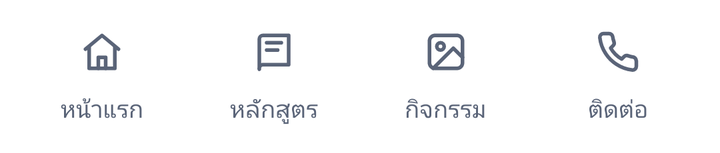
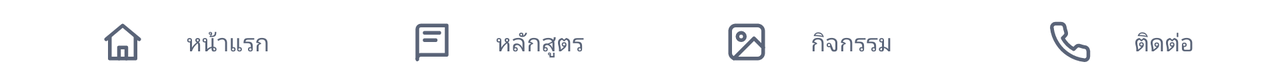

The same Android screen from two of the app's own layout files: first res/layout/ as a phone draws it, then the repository's variant for another configuration, drawn on a device whose configuration selects that folder. Both files follow.
<!-- AndroidManifest.xml: application theme Theme.FitmApp -->
<!-- res/layout/view_bottom_nav.xml -->
<?xml version="1.0" encoding="utf-8"?>
<LinearLayout xmlns:android="http://schemas.android.com/apk/res/android"
    xmlns:app="http://schemas.android.com/apk/res-auto"
    android:id="@+id/bottomMenu"
    android:layout_width="match_parent"
    android:layout_height="wrap_content"
    android:background="@color/surface"
    android:elevation="8dp"
    android:orientation="horizontal"
    android:paddingHorizontal="@dimen/space_sm"
    android:paddingTop="10dp"
    android:paddingBottom="14dp">

    <LinearLayout
        android:id="@+id/nav_home"
        android:layout_width="0dp"
        android:layout_height="wrap_content"
        android:layout_weight="1"
        android:background="?attr/selectableItemBackgroundBorderless"
        android:gravity="center"
        android:orientation="vertical">

        <FrameLayout
            android:id="@+id/nav_home_pill"
            android:layout_width="60dp"
            android:layout_height="32dp"
            android:background="@drawable/bg_round_full"
            android:backgroundTint="@android:color/transparent">

            <ImageView
                android:id="@+id/nav_home_icon"
                android:layout_width="22dp"
                android:layout_height="22dp"
                android:layout_gravity="center"
                android:importantForAccessibility="no"
                android:src="@drawable/ic_ui_home"
                app:tint="@color/muted" />
        </FrameLayout>

        <TextView
            android:id="@+id/nav_home_label"
            style="@style/Text.Caption"
            android:layout_width="wrap_content"
            android:layout_height="wrap_content"
            android:layout_marginTop="@dimen/space_xs"
            android:text="หน้าแรก" />
    </LinearLayout>

    <LinearLayout
        android:id="@+id/nav_course"
        android:layout_width="0dp"
        android:layout_height="wrap_content"
        android:layout_weight="1"
        android:background="?attr/selectableItemBackgroundBorderless"
        android:gravity="center"
        android:orientation="vertical">

        <FrameLayout
            android:id="@+id/nav_course_pill"
            android:layout_width="60dp"
            android:layout_height="32dp"
            android:background="@drawable/bg_round_full"
            android:backgroundTint="@android:color/transparent">

            <ImageView
                android:id="@+id/nav_course_icon"
                android:layout_width="22dp"
                android:layout_height="22dp"
                android:layout_gravity="center"
                android:importantForAccessibility="no"
                android:src="@drawable/ic_ui_book"
                app:tint="@color/muted" />
        </FrameLayout>

        <TextView
            android:id="@+id/nav_course_label"
            style="@style/Text.Caption"
            android:layout_width="wrap_content"
            android:layout_height="wrap_content"
            android:layout_marginTop="@dimen/space_xs"
            android:text="หลักสูตร" />
    </LinearLayout>

    <LinearLayout
        android:id="@+id/nav_activity"
        android:layout_width="0dp"
        android:layout_height="wrap_content"
        android:layout_weight="1"
        android:background="?attr/selectableItemBackgroundBorderless"
        android:gravity="center"
        android:orientation="vertical">

        <FrameLayout
            android:id="@+id/nav_activity_pill"
            android:layout_width="60dp"
            android:layout_height="32dp"
            android:background="@drawable/bg_round_full"
            android:backgroundTint="@android:color/transparent">

            <ImageView
                android:id="@+id/nav_activity_icon"
                android:layout_width="22dp"
                android:layout_height="22dp"
                android:layout_gravity="center"
                android:importantForAccessibility="no"
                android:src="@drawable/ic_image"
                app:tint="@color/muted" />
        </FrameLayout>

        <TextView
            android:id="@+id/nav_activity_label"
            style="@style/Text.Caption"
            android:layout_width="wrap_content"
            android:layout_height="wrap_content"
            android:layout_marginTop="@dimen/space_xs"
            android:text="กิจกรรม" />
    </LinearLayout>

    <LinearLayout
        android:id="@+id/nav_contact"
        android:layout_width="0dp"
        android:layout_height="wrap_content"
        android:layout_weight="1"
        android:background="?attr/selectableItemBackgroundBorderless"
        android:gravity="center"
        android:orientation="vertical">

        <FrameLayout
            android:id="@+id/nav_contact_pill"
            android:layout_width="60dp"
            android:layout_height="32dp"
            android:background="@drawable/bg_round_full"
            android:backgroundTint="@android:color/transparent">

            <ImageView
                android:id="@+id/nav_contact_icon"
                android:layout_width="22dp"
                android:layout_height="22dp"
                android:layout_gravity="center"
                android:importantForAccessibility="no"
                android:src="@drawable/ic_ui_phone"
                app:tint="@color/muted" />
        </FrameLayout>

        <TextView
            android:id="@+id/nav_contact_label"
            style="@style/Text.Caption"
            android:layout_width="wrap_content"
            android:layout_height="wrap_content"
            android:layout_marginTop="@dimen/space_xs"
            android:text="ติดต่อ" />
    </LinearLayout>
</LinearLayout>
<!-- resources referenced by this layout -->
<resources>
  <color name="muted">#5A6478</color>
  <color name="surface">#FFFFFF</color>
  <dimen name="space_sm">8dp</dimen>
  <dimen name="space_xs">4dp</dimen>
  <!-- drawable bg_round_full (drawable) -->
  <?xml version="1.0" encoding="utf-8"?>
  <shape xmlns:android="http://schemas.android.com/apk/res/android">
      <solid android:color="@color/white" />
      <corners android:radius="999dp" />
  </shape>
  <!-- drawable ic_ui_book (drawable) -->
  <?xml version="1.0" encoding="utf-8"?>
  <vector xmlns:android="http://schemas.android.com/apk/res/android"
      android:width="24dp"
      android:height="24dp"
      android:viewportWidth="24"
      android:viewportHeight="24">
      <path
          android:pathData="M4 19.5V5a2 2 0 0 1 2-2h14v16H6a2 2 0 0 0-2 2.5Z"
          android:strokeColor="@android:color/white"
          android:strokeWidth="2"
          android:strokeLineCap="round"
          android:strokeLineJoin="round" />
      <path
          android:pathData="M8 7h8"
          android:strokeColor="@android:color/white"
          android:strokeWidth="2"
          android:strokeLineCap="round"
          android:strokeLineJoin="round" />
      <path
          android:pathData="M8 11h6"
          android:strokeColor="@android:color/white"
          android:strokeWidth="2"
          android:strokeLineCap="round"
          android:strokeLineJoin="round" />
  </vector>
  <!-- drawable ic_ui_home (drawable) -->
  <?xml version="1.0" encoding="utf-8"?>
  <vector xmlns:android="http://schemas.android.com/apk/res/android"
      android:width="24dp"
      android:height="24dp"
      android:viewportWidth="24"
      android:viewportHeight="24">
      <path
          android:pathData="M3 10.5 12 3l9 7.5"
          android:strokeColor="@android:color/white"
          android:strokeWidth="2"
          android:strokeLineCap="round"
          android:strokeLineJoin="round" />
      <path
          android:pathData="M5 9.5V21h14V9.5"
          android:strokeColor="@android:color/white"
          android:strokeWidth="2"
          android:strokeLineCap="round"
          android:strokeLineJoin="round" />
      <path
          android:pathData="M10 21v-6h4v6"
          android:strokeColor="@android:color/white"
          android:strokeWidth="2"
          android:strokeLineCap="round"
          android:strokeLineJoin="round" />
  </vector>
  <!-- drawable ic_ui_phone (drawable) -->
  <?xml version="1.0" encoding="utf-8"?>
  <vector xmlns:android="http://schemas.android.com/apk/res/android"
      android:width="24dp"
      android:height="24dp"
      android:viewportWidth="24"
      android:viewportHeight="24">
      <path
          android:pathData="M22 16.9v3a2 2 0 0 1-2.2 2 19.8 19.8 0 0 1-8.6-3.1 19.5 19.5 0 0 1-6-6A19.8 19.8 0 0 1 2.1 4.2 2 2 0 0 1 4.1 2h3a2 2 0 0 1 2 1.7c.1 1 .4 1.9.7 2.8a2 2 0 0 1-.5 2.1L8 9.9a16 16 0 0 0 6 6l1.3-1.3a2 2 0 0 1 2.1-.5c.9.3 1.8.6 2.8.7a2 2 0 0 1 1.7 2Z"
          android:strokeColor="@android:color/white"
          android:strokeWidth="2"
          android:strokeLineCap="round"
          android:strokeLineJoin="round" />
  </vector>
  <style name="Text.Caption">
          <item name="android:textSize">12sp</item>
          <item name="android:textColor">@color/muted</item>
      </style>
  <!-- from res/values-v31/ -->
  <style name="Theme.FitmApp" parent="Base.Theme.FitmApp">
          <item name="android:windowSplashScreenBackground">@color/surface</item>
          <item name="android:windowSplashScreenAnimatedIcon">@drawable/ic_splash_logo</item>
      </style>
  <color name="white">#FFFFFFFF</color>
  <style name="Base.Theme.FitmApp" parent="Theme.Material3.DayNight.NoActionBar">
          
          
      </style>
  <!-- drawable ic_splash_logo (drawable) -->
  <?xml version="1.0" encoding="utf-8"?>
  <layer-list xmlns:android="http://schemas.android.com/apk/res/android">
      <item
          android:width="136dp"
          android:height="78dp"
          android:drawable="@drawable/fitm_logo_30"
          android:gravity="center" />
  </layer-list>
  <!-- some entries are left out for length -->
</resources>
<!-- res/layout-land/view_bottom_nav.xml (the repository's variant of the layout above) -->
<!-- drawn on the phone turned sideways -->
<?xml version="1.0" encoding="utf-8"?>
<LinearLayout xmlns:android="http://schemas.android.com/apk/res/android"
    xmlns:app="http://schemas.android.com/apk/res-auto"
    android:id="@+id/bottomMenu"
    android:layout_width="match_parent"
    android:layout_height="wrap_content"
    android:background="@color/surface"
    android:elevation="8dp"
    android:orientation="horizontal"
    android:paddingHorizontal="@dimen/space_sm"
    android:paddingTop="6dp"
    android:paddingBottom="6dp">

    <LinearLayout
        android:id="@+id/nav_home"
        android:layout_width="0dp"
        android:layout_height="wrap_content"
        android:layout_weight="1"
        android:background="?attr/selectableItemBackgroundBorderless"
        android:gravity="center"
        android:orientation="horizontal">

        <FrameLayout
            android:id="@+id/nav_home_pill"
            android:layout_width="48dp"
            android:layout_height="30dp"
            android:background="@drawable/bg_round_full"
            android:backgroundTint="@android:color/transparent">

            <ImageView
                android:id="@+id/nav_home_icon"
                android:layout_width="22dp"
                android:layout_height="22dp"
                android:layout_gravity="center"
                android:importantForAccessibility="no"
                android:src="@drawable/ic_ui_home"
                app:tint="@color/muted" />
        </FrameLayout>

        <TextView
            android:id="@+id/nav_home_label"
            style="@style/Text.Caption"
            android:layout_width="wrap_content"
            android:layout_height="wrap_content"
            android:layout_marginStart="@dimen/space_sm"
            android:text="หน้าแรก" />
    </LinearLayout>

    <LinearLayout
        android:id="@+id/nav_course"
        android:layout_width="0dp"
        android:layout_height="wrap_content"
        android:layout_weight="1"
        android:background="?attr/selectableItemBackgroundBorderless"
        android:gravity="center"
        android:orientation="horizontal">

        <FrameLayout
            android:id="@+id/nav_course_pill"
            android:layout_width="48dp"
            android:layout_height="30dp"
            android:background="@drawable/bg_round_full"
            android:backgroundTint="@android:color/transparent">

            <ImageView
                android:id="@+id/nav_course_icon"
                android:layout_width="22dp"
                android:layout_height="22dp"
                android:layout_gravity="center"
                android:importantForAccessibility="no"
                android:src="@drawable/ic_ui_book"
                app:tint="@color/muted" />
        </FrameLayout>

        <TextView
            android:id="@+id/nav_course_label"
            style="@style/Text.Caption"
            android:layout_width="wrap_content"
            android:layout_height="wrap_content"
            android:layout_marginStart="@dimen/space_sm"
            android:text="หลักสูตร" />
    </LinearLayout>

    <LinearLayout
        android:id="@+id/nav_activity"
        android:layout_width="0dp"
        android:layout_height="wrap_content"
        android:layout_weight="1"
        android:background="?attr/selectableItemBackgroundBorderless"
        android:gravity="center"
        android:orientation="horizontal">

        <FrameLayout
            android:id="@+id/nav_activity_pill"
            android:layout_width="48dp"
            android:layout_height="30dp"
            android:background="@drawable/bg_round_full"
            android:backgroundTint="@android:color/transparent">

            <ImageView
                android:id="@+id/nav_activity_icon"
                android:layout_width="22dp"
                android:layout_height="22dp"
                android:layout_gravity="center"
                android:importantForAccessibility="no"
                android:src="@drawable/ic_image"
                app:tint="@color/muted" />
        </FrameLayout>

        <TextView
            android:id="@+id/nav_activity_label"
            style="@style/Text.Caption"
            android:layout_width="wrap_content"
            android:layout_height="wrap_content"
            android:layout_marginStart="@dimen/space_sm"
            android:text="กิจกรรม" />
    </LinearLayout>

    <LinearLayout
        android:id="@+id/nav_contact"
        android:layout_width="0dp"
        android:layout_height="wrap_content"
        android:layout_weight="1"
        android:background="?attr/selectableItemBackgroundBorderless"
        android:gravity="center"
        android:orientation="horizontal">

        <FrameLayout
            android:id="@+id/nav_contact_pill"
            android:layout_width="48dp"
            android:layout_height="30dp"
            android:background="@drawable/bg_round_full"
            android:backgroundTint="@android:color/transparent">

            <ImageView
                android:id="@+id/nav_contact_icon"
                android:layout_width="22dp"
                android:layout_height="22dp"
                android:layout_gravity="center"
                android:importantForAccessibility="no"
                android:src="@drawable/ic_ui_phone"
                app:tint="@color/muted" />
        </FrameLayout>

        <TextView
            android:id="@+id/nav_contact_label"
            style="@style/Text.Caption"
            android:layout_width="wrap_content"
            android:layout_height="wrap_content"
            android:layout_marginStart="@dimen/space_sm"
            android:text="ติดต่อ" />
    </LinearLayout>
</LinearLayout>
<!-- resources referenced by the variant -->
<!-- as the phone turned sideways resolves them -->
<resources>
  <color name="muted">#5A6478</color>
  <color name="surface">#FFFFFF</color>
  <dimen name="space_sm">8dp</dimen>
  <!-- drawable bg_round_full (drawable) -->
  <?xml version="1.0" encoding="utf-8"?>
  <shape xmlns:android="http://schemas.android.com/apk/res/android">
      <solid android:color="@color/white" />
      <corners android:radius="999dp" />
  </shape>
  <!-- drawable ic_ui_book (drawable) -->
  <?xml version="1.0" encoding="utf-8"?>
  <vector xmlns:android="http://schemas.android.com/apk/res/android"
      android:width="24dp"
      android:height="24dp"
      android:viewportWidth="24"
      android:viewportHeight="24">
      <path
          android:pathData="M4 19.5V5a2 2 0 0 1 2-2h14v16H6a2 2 0 0 0-2 2.5Z"
          android:strokeColor="@android:color/white"
          android:strokeWidth="2"
          android:strokeLineCap="round"
          android:strokeLineJoin="round" />
      <path
          android:pathData="M8 7h8"
          android:strokeColor="@android:color/white"
          android:strokeWidth="2"
          android:strokeLineCap="round"
          android:strokeLineJoin="round" />
      <path
          android:pathData="M8 11h6"
          android:strokeColor="@android:color/white"
          android:strokeWidth="2"
          android:strokeLineCap="round"
          android:strokeLineJoin="round" />
  </vector>
  <!-- drawable ic_ui_home (drawable) -->
  <?xml version="1.0" encoding="utf-8"?>
  <vector xmlns:android="http://schemas.android.com/apk/res/android"
      android:width="24dp"
      android:height="24dp"
      android:viewportWidth="24"
      android:viewportHeight="24">
      <path
          android:pathData="M3 10.5 12 3l9 7.5"
          android:strokeColor="@android:color/white"
          android:strokeWidth="2"
          android:strokeLineCap="round"
          android:strokeLineJoin="round" />
      <path
          android:pathData="M5 9.5V21h14V9.5"
          android:strokeColor="@android:color/white"
          android:strokeWidth="2"
          android:strokeLineCap="round"
          android:strokeLineJoin="round" />
      <path
          android:pathData="M10 21v-6h4v6"
          android:strokeColor="@android:color/white"
          android:strokeWidth="2"
          android:strokeLineCap="round"
          android:strokeLineJoin="round" />
  </vector>
  <!-- drawable ic_ui_phone (drawable) -->
  <?xml version="1.0" encoding="utf-8"?>
  <vector xmlns:android="http://schemas.android.com/apk/res/android"
      android:width="24dp"
      android:height="24dp"
      android:viewportWidth="24"
      android:viewportHeight="24">
      <path
          android:pathData="M22 16.9v3a2 2 0 0 1-2.2 2 19.8 19.8 0 0 1-8.6-3.1 19.5 19.5 0 0 1-6-6A19.8 19.8 0 0 1 2.1 4.2 2 2 0 0 1 4.1 2h3a2 2 0 0 1 2 1.7c.1 1 .4 1.9.7 2.8a2 2 0 0 1-.5 2.1L8 9.9a16 16 0 0 0 6 6l1.3-1.3a2 2 0 0 1 2.1-.5c.9.3 1.8.6 2.8.7a2 2 0 0 1 1.7 2Z"
          android:strokeColor="@android:color/white"
          android:strokeWidth="2"
          android:strokeLineCap="round"
          android:strokeLineJoin="round" />
  </vector>
  <style name="Text.Caption">
          <item name="android:textSize">12sp</item>
          <item name="android:textColor">@color/muted</item>
      </style>
  <!-- from res/values-v31/ -->
  <style name="Theme.FitmApp" parent="Base.Theme.FitmApp">
          <item name="android:windowSplashScreenBackground">@color/surface</item>
          <item name="android:windowSplashScreenAnimatedIcon">@drawable/ic_splash_logo</item>
      </style>
  <color name="white">#FFFFFFFF</color>
  <style name="Base.Theme.FitmApp" parent="Theme.Material3.DayNight.NoActionBar">
          
          
      </style>
  <!-- drawable ic_splash_logo (drawable) -->
  <?xml version="1.0" encoding="utf-8"?>
  <layer-list xmlns:android="http://schemas.android.com/apk/res/android">
      <item
          android:width="136dp"
          android:height="78dp"
          android:drawable="@drawable/fitm_logo_30"
          android:gravity="center" />
  </layer-list>
  <!-- some entries are left out for length -->
</resources>
